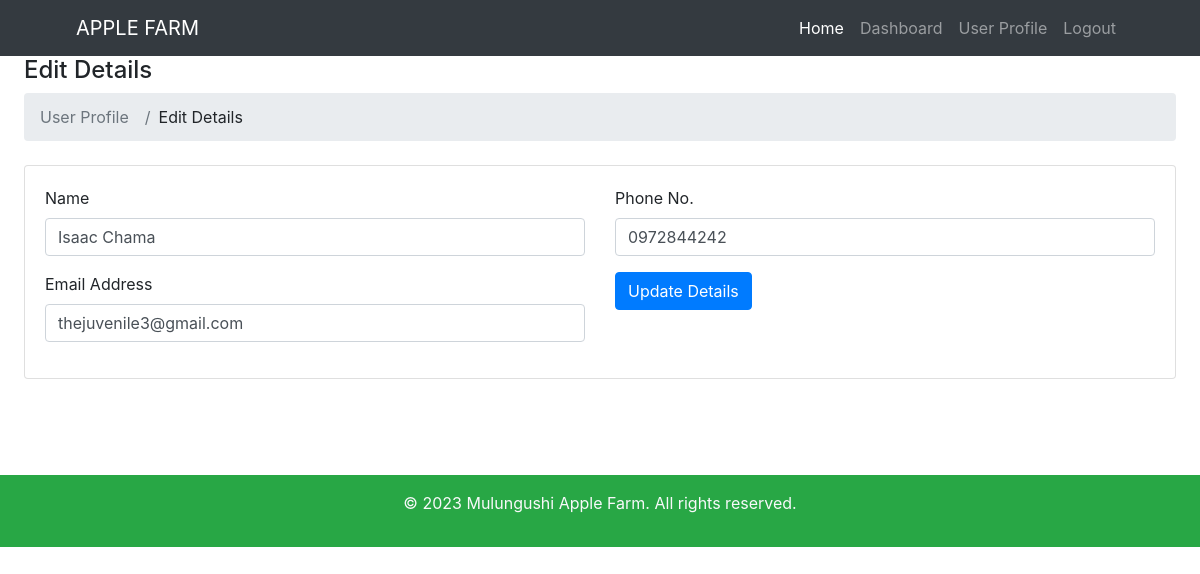
/update-details.php?id=13 (signed in), run on the app's committed database.
### tables this page shows
CREATE TABLE `users` (
  `id` int(11) NOT NULL,
  `name` varchar(255) NOT NULL,
  `phone` varchar(15) DEFAULT NULL,
  `email` varchar(255) NOT NULL,
  `password` varchar(255) NOT NULL,
  `verify_token` varchar(100) DEFAULT NULL,
  `verify_status` tinyint(2) NOT NULL DEFAULT 0 COMMENT '0=no,1=yes',
  `created_at` timestamp NOT NULL DEFAULT current_timestamp(),
  `usertype` varchar(20) NOT NULL
);

### update-details.php (the view, shortened to what this page needs)
<?php
include('includes/header.php');
include('dbcon.php');
include('includes/navbar.php');
?>
<div class="container-fluid px-4">
    <h4>Edit Details</h4>
    <ol class="breadcrumb mb-4">
        <li class="breadcrumb-item active">User Profile</li>
        <li class="breadcrumb-item">Edit Details</li>
    </ol>
    <div class="row">
        <div class="col-md-12">
            <div class="card">
                <div class="card-body">
                    <?php
                        if(isset($_GET['id'])) {
                            $user_id = $_GET['id'];
                            $users = "SELECT * FROM users WHERE id='$user_id' ";
                            $users_run = mysqli_query($con, $users);
                            if(mysqli_num_rows($users_run) > 0) {
                                foreach($users_run as $user) {
                    ?>
                        <form action="code.PHP" method="POST">
                            <div class="row">
                                <div class="col-md-6 mb-3">
                                    <label for="">Name</label>
                                    <input type="text" name="name" value="<?= $user['name'];?>" class="form-control" >
                                </div>
                                <div class="col-md-6 mb-3">
                                    <label for="">Phone No.</label>
                                    <input type="text mb-3" name="phone" value="<?= $user['phone'];?>" class="form-control" >
                                </div>
                                <div class="col-md-6 mb-3">
                                    <label for="">Email Address</label>
                                    <input type="text mb-3" name="email" value="<?= $user['email'];?>" class="form-control">
                                </div>
                                <div class="col-md-6 mb-3">
                                    <button type="submit" name="update_details" class="btn btn-primary">Update Details</button>
                                </div>
                            </div>
                        </form>
                <?php
                        }
                    }
                    else {
                            ?>
                            <h4>No Record Found</h4>
                            <?php
                        }
                    }
                ?>
                </div>
            </div>
        </div>
    </div>
</div>
<br><br><br><br>
<?php include('includes/footer.php');?>

### data on the page
users: name "Isaac Chama", phone "0972844242", email "thejuvenile3@gmail.com"
